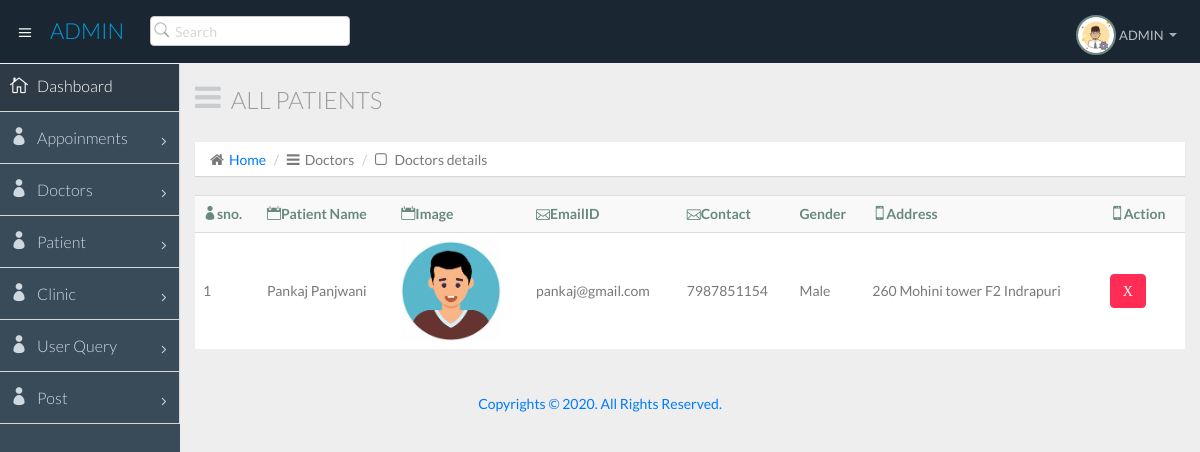
The page /admin/admin_allPatient.php on the database its author committed.
### tables this page shows
CREATE TABLE `patient` (
  `id` int(5) NOT NULL,
  `patientname` varchar(50) DEFAULT NULL,
  `emailid` varchar(50) DEFAULT NULL,
  `contact` varchar(15) DEFAULT NULL,
  `password` varchar(10) DEFAULT NULL,
  `gender` varchar(20) DEFAULT NULL,
  `address` varchar(100) DEFAULT NULL,
  `image` longtext DEFAULT NULL
);

### admin/admin_allPatient.php (the view, shortened to what this page needs)
<?php
require('./comnpages/config.php');
?>
<!DOCTYPE html>
<html lang="en">
  <head>
    <link href="css/bootstrap.min.css" rel="stylesheet">
    <link href="css/bootstrap-theme.css" rel="stylesheet">
    <link href="css/elegant-icons-style.css" rel="stylesheet" />
    <link href="css/font-awesome.min.css" rel="stylesheet" />
    <link href="css/style.css" rel="stylesheet">
    <link href="css/style-responsive.css" rel="stylesheet" />
  </head>
  <body>
  <section id="container" class="">
      <?php require('./comnpages/header.php'); ?>
	   <?php require('./comnpages/side.php'); ?>
      <section id="main-content">
          <section class="wrapper">
		  <div class="row">
				<div class="col-lg-12">
					<h3 class="page-header"><i class="fa fa fa-bars"></i>All Patients</h3>
					<ol class="breadcrumb">
						<li><i class="fa fa-home"></i><a href="index.html">Home</a></li>
						<li><i class="fa fa-bars"></i>Doctors</li>
						<li><i class="fa fa-square-o"></i> Doctors details</li>
					</ol>
				</div>
			</div>
              <div class="row">
                  <div class="col-lg-12">
                      <section class="panel">
                          <table class="table table-striped table-advance table-hover">
                           <tbody>
                              <tr>
                                 <th><i class="icon_profile"></i>sno.</th>
                                 <th><i class="icon_calendar"></i>Patient Name</th>
                                 <th><i class="icon_calendar"></i>Image</th>
                                 <th><i class="icon_mail_alt"></i>EmailID</th>
                                 <th><i class="icon_mail_alt"></i>Contact</th>
                                 <th>Gender</th>
                                 <th><i class="icon_mobile"></i>Address</th>
                                 <th><i class="icon_mobile"></i>Action</th>
                              </tr>
							  <?php
							$select = mysqli_query($conn,"SELECT * FROM patient");
		                     $noofrows=mysqli_num_rows($select);
							 $count=0;
							 if($noofrows>0)
							 {
		                      while($row= mysqli_fetch_array($select))
		                          {
		                            $count++;
							  ?>
                              <tr>
                                 <td><?php echo $count; ?></td>
                                 <td><?php echo$row['patientname']; ?></td>
								 <td><image src="../<?php echo $row['image'];?>" width="100px"></td>
                                 <td><?php echo$row['emailid']; ?></td>
                                 <td><?php echo$row['contact']; ?></td>
                                 <td><?php echo$row['gender']; ?></td>
                               <td><?php echo$row['address']; ?></td>
								 <td>
					<a onclick="return confirm('Are you sure you want to delete this record');" href="deletepatient.php?
					id=<?php echo $row['id'];?>"
					title="Delete" class="btn btn-danger">
					<i class="fa fa-remove" > X </i></a>
				  </td>
                              </tr>
							  <?php
								  }}
							  ?>
                             </tbody>
                        </table>
                      </section>
                  </div>
              </div>
          </section>
      </section>
		  <?php include("./comnpages/credit.php");?>
  </section>
  </body>
</html>

### rows shown on the page
patient: patientname "Pankaj Panjwani", image (picture), emailid "pankaj@gmail.com", contact "7987851154", gender "Male", address "260 Mohini tower F2 Indrapuri"
